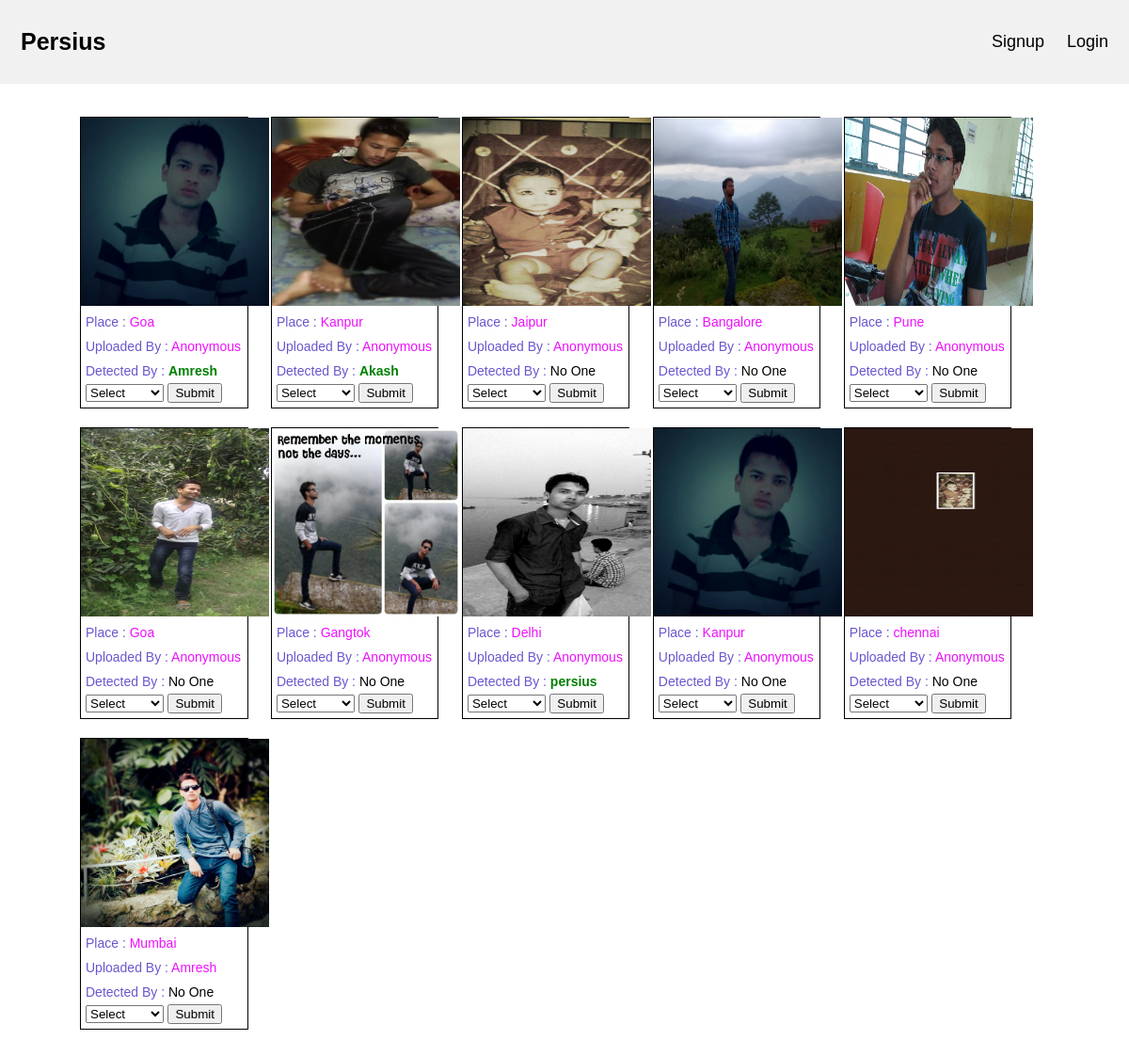
Page /persius/ on the earlier database version.
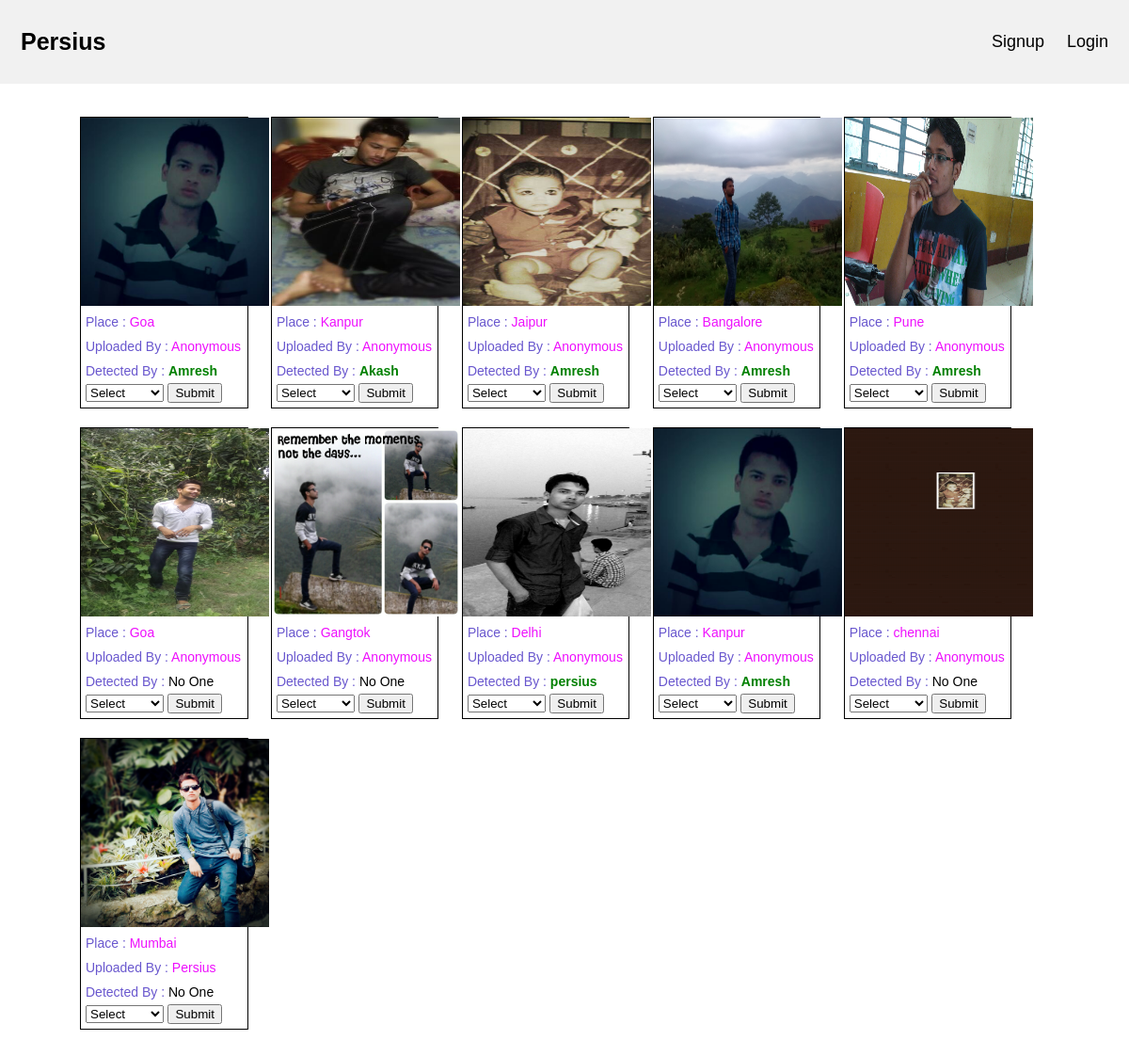
Same page on the later database version.
### main/models.py (models this page shows, shortened)
class ImgPlace(models.Model):
    user = models.ForeignKey(User, null=True, on_delete=models.CASCADE)
    img = models.ImageField(null=True, blank=True, upload_to ='uploads/'),
    place = models.CharField(max_length=255, default='')
    image_url = models.URLField(max_length=200, default='')
    guess_by = models.CharField(max_length=255, default='')

### main/views.py (the view, shortened to what this page needs)
# urls.py: path('', views.index, name='index'),
def index(request):
    names = NamesPlace.objects.all()
    imges = ImgPlace.objects.all()
    return render(request,"home.html", {'Places': names, 'imges': imges, 'i': 6})

### main/templates/home.html (shortened to what this page needs)
<!DOCTYPE html>
<html lang="en">
<head>
    {% load static %}
    <link rel="stylesheet" type="text/css" href="{% static 'css/main.css' %}">
</head>
<body>
<div class="header">
  <a href="#default" class="logo">Persius</a>
  <div class="header-right">
      {% if user.is_authenticated %}
      <a class="active" href="#">Hello! {{user.first_name}}</a>
      <a href="logout">Logout</a>
      {% else %}
      <a href="signup">Signup</a>
      <a href="login">Login</a>
      {% endif %}
  </div>
</div>
<div class="container-fluid main">
    <div class="row">
        <div class="imggrid">
            {% for im in imges %}
                <div class="col-xs-12 post-type col-sm-6 col-md-4 col-lg-3">
                    <div>
                        <img class="img" src="{{im.image_url}}">
                    </div>
                    <div class="name">
                        <span class="heading">Place : </span>
                        <span class="in">{{im.place}}</span>
                    </div>
                    <div class="name">
                        <span class="heading">Uploaded By : </span>
                        <span class="in">
                            {% if  im.user %}
                            {{im.user.first_name}}
                            {% else %}
                            Anonymous
                            {% endif %}
                        </span>
                    </div>
                    <div class="name">
                        <span class="heading">Detected By : </span>
                        <span class="in">
                            {% if  im.guess_by %}
                            <span style="color:green;font-weight: 700">{{im.guess_by}}</span>
                            {% else %}
                            <span style="color:black">No One</span>
                            {% endif %}
                        </span>
                    </div>
                    <div class="submit">
                        <form method="POST" action="/persius/place">
                          <select name="agent_id" required>
                            <option value="1">Select</option>
                          </select>
                          <input type="submit" value="Submit">
                        </form>
                    </div>
                </div>
            {% endfor %}
        </div>
    </div>
</div>
</body>
</html>

### main/static/css/main.css (style rules this page uses)
* { box-sizing: border-box; }
body { margin: 0; font-family: Arial, Helvetica, sans-serif; }
.header { overflow: hidden; background-color: #f1f1f1; padding: 20px 10px; }
.header a { float: left; color: black; text-align: center; padding: 12px; text-decoration: none; font-size: 18px; line-height: 25px; border-radius: 4px; }
.header a.logo { font-size: 25px; font-weight: bold; }
.header-right { float: right; }
.main { margin: 25px; }
.img { height: 200px; width: 200px; }
.imggrid { margin-left: 50px; margin-right: 50px; }
.post-type { width: 17%; margin: 10px; display: inline-block; border: 1px solid black; }
.name { padding: 5px; font-size: 14px; }
.heading { color: #6957ce; }
.in { color: #ee0ffd; }
.submit { padding-bottom: 5px; padding-left: 5px; }

Differences in the rows shown:
changed ImgPlace "Jaipur": guess_by (not shown) → "Amresh"; no longer shows "No One"
changed ImgPlace "Bangalore": guess_by (not shown) → "Amresh"; no longer shows "No One"
changed ImgPlace "Pune": guess_by (not shown) → "Amresh"; no longer shows "No One"
changed ImgPlace (number 9 of 11 on the later page): guess_by (not shown) → "Amresh"; no longer shows "No One"
changed through a linked row, ImgPlace "Mumbai": user.first_name "Amresh" → "Persius"
